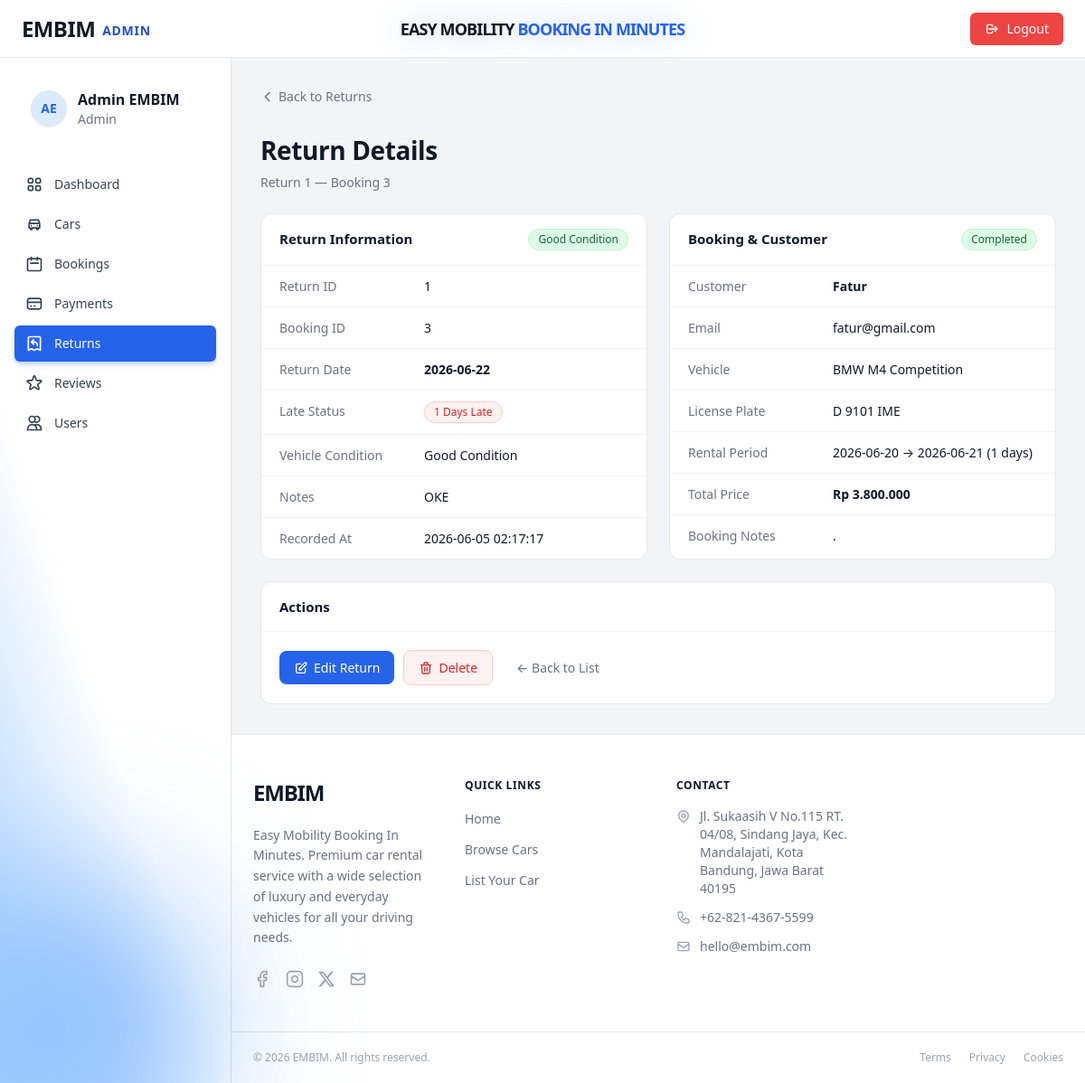
Page /admin/index.php?page=return_detail&id=1 (signed in) on the earlier database version.
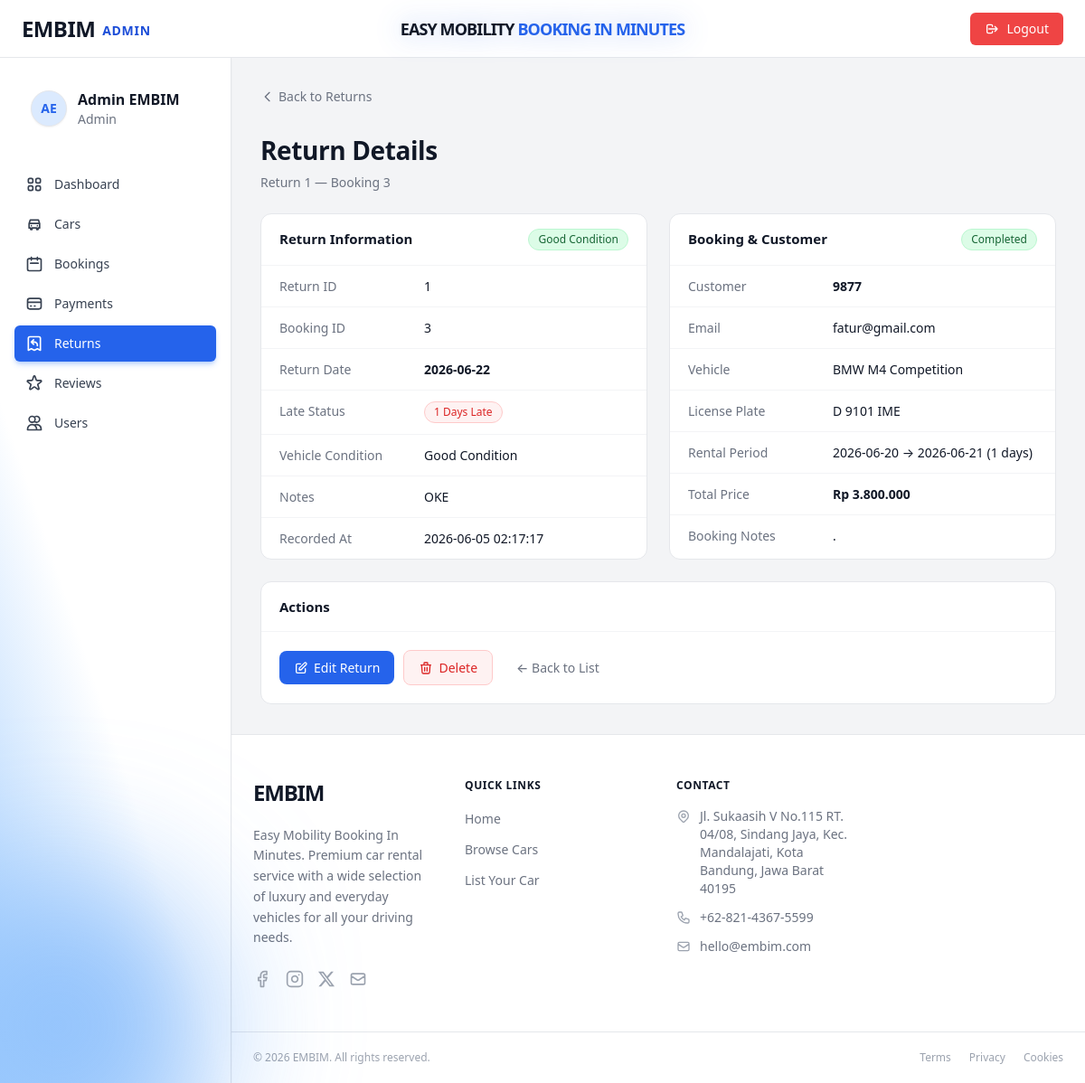
Same page on the later database version.
### tables this page shows
CREATE TABLE `returns` (
  `id` int(11) NOT NULL,
  `booking_id` int(11) NOT NULL,
  `return_date` date NOT NULL,
  `late_days` smallint(6) NOT NULL DEFAULT 0,
  `car_condition` enum('good','damaged') NOT NULL DEFAULT 'good',
  `notes` text DEFAULT NULL,
  `created_at` datetime NOT NULL DEFAULT current_timestamp(),
  `fine_per_day` decimal(12,2) DEFAULT 700000.00,
  `fine_amount` decimal(14,2) DEFAULT 0.00,
  `fine_status` enum('none','unpaid','paid') DEFAULT 'none'
);

CREATE TABLE `users` (
  `id` int(11) NOT NULL,
  `full_name` varchar(100) NOT NULL,
  `email` varchar(150) NOT NULL,
  `password` varchar(255) NOT NULL COMMENT 'bcrypt hash',
  `phone` varchar(20) DEFAULT NULL,
  `address` text DEFAULT NULL,
  `role` enum('admin','user') NOT NULL DEFAULT 'user',
  `photo_profile` varchar(100) DEFAULT NULL,
  `photo_ktp` varchar(100) DEFAULT NULL,
  `photo_sim` varchar(100) DEFAULT NULL,
  `created_at` datetime NOT NULL DEFAULT current_timestamp(),
  `updated_at` datetime NOT NULL DEFAULT current_timestamp() ON UPDATE current_timestamp()
);

CREATE TABLE `bookings` (
  `id` int(11) NOT NULL,
  `user_id` int(11) NOT NULL,
  `car_id` int(11) NOT NULL,
  `start_date` date NOT NULL,
  `end_date` date NOT NULL,
  `total_days` smallint(6) NOT NULL DEFAULT 1,
  `total_price` decimal(14,2) NOT NULL,
  `status` enum('pending','confirmed','ongoing','completed','cancelled') DEFAULT 'pending',
  `notes` text DEFAULT NULL,
  `identity_photo` varchar(255) DEFAULT NULL,
  `payment_method` enum('transfer_bank_bri','transfer_bank_mandiri','shopeepay','dana','ovo','gopay','transfer_bank_bni','transfer_bank_bca','transfer_bank_seabank') DEFAULT NULL,
  `payment_status` enum('unpaid','paid','refunded') DEFAULT 'unpaid',
  `payment_proof` varchar(255) DEFAULT NULL,
  `paid_at` datetime DEFAULT NULL,
  `created_at` datetime DEFAULT current_timestamp(),
  `updated_at` datetime DEFAULT current_timestamp() ON UPDATE current_timestamp()
);

CREATE TABLE `cars` (
  `id` int(11) NOT NULL,
  `brand` varchar(80) NOT NULL,
  `model` varchar(100) NOT NULL,
  `year` year(4) NOT NULL,
  `license_plate` varchar(20) NOT NULL,
  `price_per_day` decimal(12,2) NOT NULL,
  `status` enum('available','booked','maintenance') NOT NULL DEFAULT 'available',
  `transmission` enum('automatic','manual') NOT NULL DEFAULT 'automatic',
  `fuel_type` enum('gasoline','diesel','electric','hybrid') NOT NULL DEFAULT 'gasoline',
  `seats` tinyint(4) NOT NULL DEFAULT 5,
  `description` text DEFAULT NULL,
  `photo` varchar(255) DEFAULT NULL COMMENT 'Nama file gambar di folder assets/images',
  `created_at` datetime NOT NULL DEFAULT current_timestamp(),
  `updated_at` datetime NOT NULL DEFAULT current_timestamp() ON UPDATE current_timestamp()
);

### admin/controllers/AdminReturnController.php (called while the page is built, shortened)
<?php
require_once __DIR__ . '/../models/ReturnModel.php';
class AdminReturnController {
    private ReturnModel $model;
    public function __construct() {
        $this->model = new ReturnModel();
    }
    public function returnDetail(): void {
        $id = (int) ($_GET['id'] ?? 0);
        $return = $this->model->getReturnById($id);
        require_once __DIR__ . '/../views/return_detail.php';
    }
}

### admin/index.php (called while the page is built, shortened)
<?php
    require_once __DIR__ . '/config/database.php';
    require_once __DIR__ . '/controllers/AdminReturnController.php';
    $page = $_GET['page'] ?? 'dashboard';
    match ($page) {
        'add_car'               => (new DashboardController())->addCar(),
        'edit_car'              => (new DashboardController())->editCar(),
        'delete_car'            => (new DashboardController())->deleteCar(),
        'manage_cars'           => (new DashboardController())->manageCars(),
        'manage_bookings'       => (new AdminBookingController())->manageBookings(),
        'manage_payments'       => (new DashboardController())->managePayments(),
        'payment_detail'        => (new DashboardController())->paymentDetail(),
        'edit_payment'          => (new DashboardController())->editPayment(),
        'booking_detail'        => (new AdminBookingController())->bookingDetail(),
        'edit_booking'          => (new AdminBookingController())->editBooking(),
        'delete_booking'        => (new AdminBookingController())->deleteBooking(),
        'manage_users'          => (new UserController())->manageUsers(),
        'manage_returns'        => (new AdminReturnController())->manageReturns(),
        'add_return'            => (new AdminReturnController())->addReturn(),
        'return_detail'         => (new AdminReturnController())->returnDetail(),
        'edit_return'           => (new AdminReturnController())->editReturn(),
        'delete_return'         => (new AdminReturnController())->deleteReturn(),
        'manage_reviews'        => (new AdminReviewController())->manageReviews(),
        'edit_review'           => (new AdminReviewController())->editReview(),
        'delete_review'         => (new AdminReviewController())->deleteReview(),
        'edit_profile'          => (new ProfileController())->editProfile(),
        default                 => (new DashboardController())->dashboard(),
    };

### admin/config/database.php (called while the page is built, shortened)
<?php
function getPDO(): PDO {
    static $pdo = null;
    if ($pdo === null) {
        $dsn = sprintf('mysql:host=%s;dbname=%s;charset=%s', DB_HOST, DB_NAME, DB_CHARSET);
        $pdo = new PDO($dsn, DB_USER, DB_PASS, [
            PDO::ATTR_ERRMODE            => PDO::ERRMODE_EXCEPTION,
            PDO::ATTR_DEFAULT_FETCH_MODE => PDO::FETCH_ASSOC,
            PDO::ATTR_EMULATE_PREPARES   => false,
        ]);
    }
    return $pdo;
}

### admin/models/ReturnModel.php (called while the page is built, shortened)
<?php
require_once __DIR__ . '/../config/database.php';
class ReturnModel {
    private PDO $pdo;
    public function __construct() {
        $this->pdo = getPDO();
    }
    public function getReturnById(int $id): ?array {
        $stmt = $this->pdo->prepare("
            SELECT
                r.`id`,
                r.`booking_id`,
                r.`return_date`,
                r.`late_days`,
                r.`car_condition`,
                r.`fine_per_day`,
                r.`fine_amount`,
                r.`fine_status`,
                r.`notes`,
                r.`created_at`,
                b.`start_date`,
                b.`end_date`,
                b.`total_days`,
                b.`total_price`,
                b.`status`          AS booking_status,
                b.`notes`           AS booking_notes,
                u.`full_name`       AS customer_name,
                u.`email`           AS customer_email,
                CONCAT(c.`brand`, ' ', c.`model`) AS car_name,
                c.`license_plate`,
                c.`id`              AS car_id
            FROM `returns` r
            JOIN `bookings` b ON b.`id` = r.`booking_id`
            JOIN `users`    u ON u.`id` = b.`user_id`
            JOIN `cars`     c ON c.`id` = b.`car_id`
            WHERE r.`id` = :id
            LIMIT 1
        ");
        $stmt->execute([':id' => $id]);
        $row = $stmt->fetch();
        return $row ?: null;
    }
}

### admin/views/return_detail.php (the view, shortened to what the changed rows need)
<?php require_once __DIR__ . '/partials/layout_top.php'; ?>
<div class="space-y-6">
  <div class="page-heading">
    <h1>Return Details</h1>
    <p>Return <?= $return['id'] ?> — Booking <?= $return['booking_id'] ?></p>
  </div>
  <div class="grid grid-cols-1 md:grid-cols-2 gap-6">
    <div class="card">
      <div class="card-header">
        <span class="card-title">Return Information</span>
        <?php
          $condClass = $return['car_condition'] === 'good' ? 'badge badge-paid' : 'badge badge-unpaid';
          $condLabel = $return['car_condition'] === 'good' ? 'Good Condition' : 'Damaged';
        ?>
        <span class="<?= $condClass ?>"><?= $condLabel ?></span>
      </div>
      <dl class="detail-dl">
        <div class="detail-row"><dt>Return ID</dt><dd><?= $return['id'] ?></dd></div>
        <div class="detail-row"><dt>Booking ID</dt><dd><?= $return['booking_id'] ?></dd></div>
        <div class="detail-row"><dt>Return Date</dt><dd><strong><?= htmlspecialchars($return['return_date']) ?></strong></dd></div>
        <div class="detail-row">
          <dd>
            <?php if ((int)$return['late_days'] > 0): ?>
              <span class="badge" style="background:#fef2f2;color:#dc2626;border-color:#fecaca;"><?= (int)$return['late_days'] ?> Days Late</span>
            <?php else: ?>
              <span class="badge badge-paid">On Time</span>
            <?php endif; ?>
          </dd>
        </div>
        <div class="detail-row"><dt>Vehicle Condition</dt><dd><?= $condLabel ?></dd></div>
        <div class="detail-row"><dt>Notes</dt><dd><?= $return['notes'] ? htmlspecialchars($return['notes']) : '<span class="td-muted">—</span>' ?></dd></div>
        <div class="detail-row"><dt>Recorded At</dt><dd><?= htmlspecialchars($return['created_at']) ?></dd></div>
      </dl>
    </div>
    <div class="card">
      <div class="card-header">
        <span class="card-title">Booking &amp; Customer</span>
        <?php
          $bookingBadge = match($return['booking_status']) {
              'completed'  => 'badge badge-paid',
              'cancelled'  => 'badge badge-refunded',
              'ongoing'    => 'badge badge-unpaid',
              default      => 'badge',
          };
        ?>
        <span class="<?= $bookingBadge ?>"><?= ucfirst($return['booking_status']) ?></span>
      </div>
      <dl class="detail-dl">
        <div class="detail-row"><dt>Customer</dt><dd><strong><?= htmlspecialchars($return['customer_name']) ?></strong></dd></div>
        <div class="detail-row"><dt>Email</dt><dd><?= htmlspecialchars($return['customer_email']) ?></dd></div>
        <div class="detail-row"><dt>License Plate</dt><dd><?= htmlspecialchars($return['license_plate']) ?></dd></div>
        <div class="detail-row">
          <dt>Rental Period</dt>
          <dd><?= $return['start_date'] ?> → <?= $return['end_date'] ?> (<?= $return['total_days'] ?> days)</dd>
        </div>
        <div class="detail-row"><dt>Total Price</dt><dd><strong>Rp <?= number_format((float)$return['total_price'], 0, ',', '.') ?></strong></dd></div>
        <?php if (!empty($return['booking_notes'])): ?>
        <div class="detail-row"><dt>Booking Notes</dt><dd><?= htmlspecialchars($return['booking_notes']) ?></dd></div>
        <?php endif; ?>
      </dl>
    </div>
  </div>
</div>
<?php require_once __DIR__ . '/partials/layout_bottom.php'; ?>

Differences in the rows shown:
changed through a linked row, returns "Good Condition": users.full_name "Fatur" → "9877"
